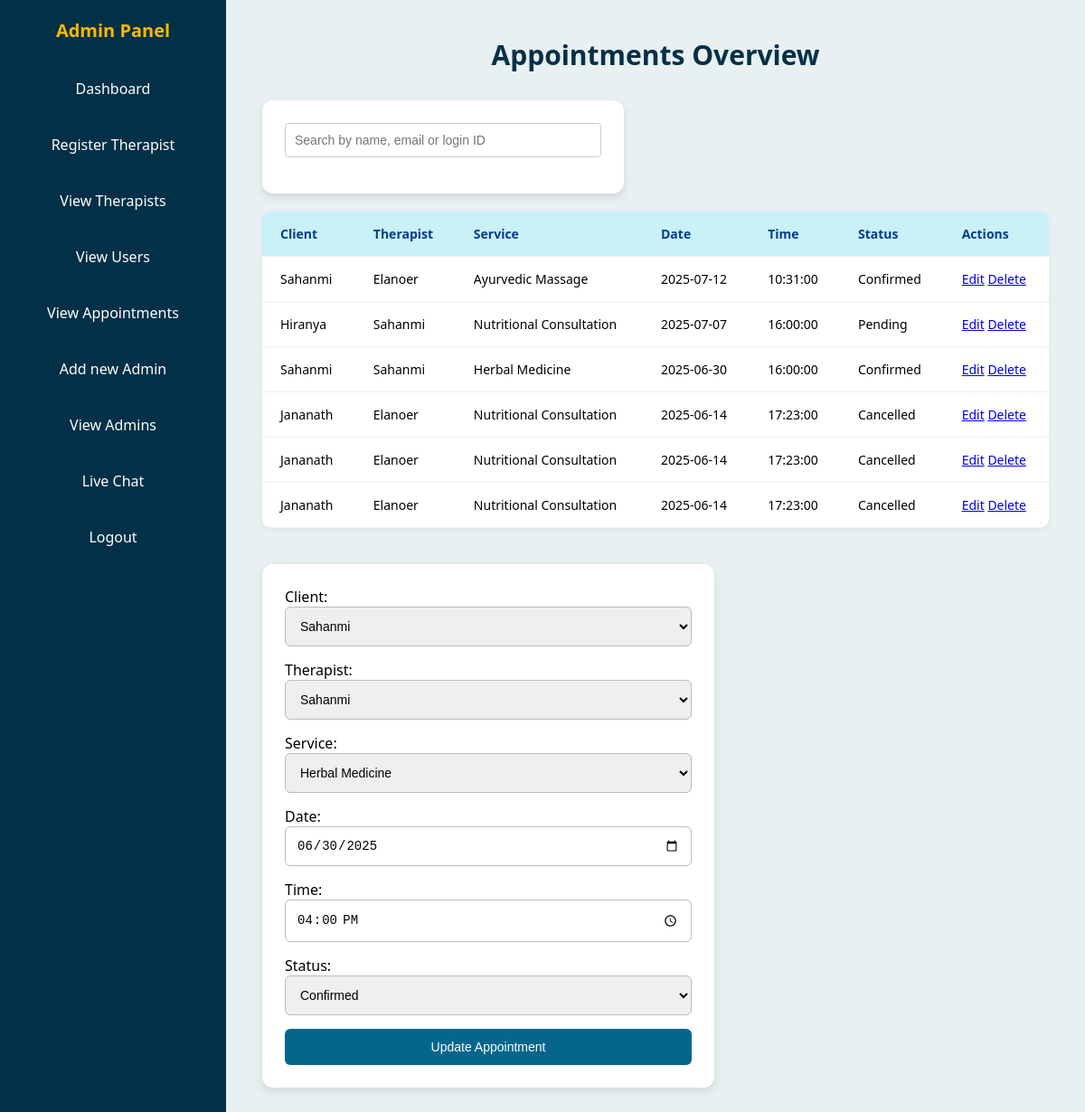
Screenshot of /greenlifewellness/admin/view_appointments.php?action=edit&id=19 with the database file from the repository.
### tables this page shows
CREATE TABLE `appointments` (
  `id` int(11) NOT NULL,
  `client_id` varchar(10) DEFAULT NULL,
  `therapist_id` varchar(10) DEFAULT NULL,
  `service_name` varchar(100) DEFAULT NULL,
  `appointment_date` date DEFAULT NULL,
  `appointment_time` time DEFAULT NULL,
  `status` varchar(20) DEFAULT 'Pending',
  `notes` text DEFAULT NULL,
  `created_at` timestamp NOT NULL DEFAULT current_timestamp()
);

CREATE TABLE `clients` (
  `id` int(11) NOT NULL,
  `login_id` varchar(20) NOT NULL,
  `full_name` varchar(100) NOT NULL,
  `email` varchar(100) NOT NULL,
  `password` varchar(255) NOT NULL,
  `phone` varchar(20) NOT NULL,
  `profile_pic` varchar(255) DEFAULT 'default.png',
  `created_at` timestamp NOT NULL DEFAULT current_timestamp(),
  `profile_picture` varchar(255) DEFAULT NULL
);

CREATE TABLE `therapists` (
  `id` int(11) NOT NULL,
  `login_id` varchar(10) DEFAULT NULL,
  `full_name` varchar(100) DEFAULT NULL,
  `email` varchar(100) DEFAULT NULL,
  `phone` varchar(20) DEFAULT NULL,
  `nic` varchar(20) DEFAULT NULL,
  `address` text DEFAULT NULL,
  `profile_picture` varchar(255) DEFAULT NULL,
  `password` varchar(255) DEFAULT NULL,
  `created_at` timestamp NOT NULL DEFAULT current_timestamp()
);

CREATE TABLE `services` (
  `id` int(11) NOT NULL,
  `service_name` varchar(255) NOT NULL,
  `description` text DEFAULT NULL,
  `duration` varchar(50) DEFAULT NULL,
  `price` decimal(10,2) DEFAULT NULL
);

### greenlifewellness/admin/view_appointments.php (the view, shortened to what this page needs)
<?php
include '../db.php';
$search = isset($_GET['search']) ? trim($_GET['search']) : '';
$query = "SELECT a.*, c.full_name AS client_name, t.full_name AS therapist_name, s.service_name
          FROM appointments a
          LEFT JOIN clients c ON a.client_id = c.login_id
          LEFT JOIN therapists t ON a.therapist_id = t.login_id
          JOIN services s ON a.service_name = s.service_name";
$query .= " ORDER BY a.appointment_date DESC";
$result = $conn->query($query);
$clients = $conn->query("SELECT login_id, full_name FROM clients");
$therapists = $conn->query("SELECT login_id, full_name FROM therapists");
$services = $conn->query("SELECT service_name FROM services");
$editData = null;
if (isset($_GET['action']) && $_GET['action'] === 'edit' && isset($_GET['id'])) {
    $stmt = $conn->prepare("SELECT * FROM appointments WHERE id = ?");
    $stmt->bind_param("i", $_GET['id']);
    $stmt->execute();
    $editData = $stmt->get_result()->fetch_assoc();
}
?>
<!DOCTYPE html>
<html lang="en">
<head>
    <link rel="stylesheet" href="admin_dashboard.css">
</head>
<body>
<div class="sidebar">
    <h2>Admin Panel</h2>
    <a href="admin_dashboard.php">Dashboard</a>
    <a href="add_therapist.php">Register Therapist</a>
    <a href="view_therapist.php">View Therapists</a>
    <a href="view_clients.php">View Users</a>
    <a href="view_appointments.php" class="active">View Appointments</a>
    <a href="add_new_admin.php">Add new Admin</a>
    <a href="view_admins.php">View Admins</a>
     <a href="https://dashboard.tawk.to/#/chat">Live Chat</a>
    <a href="../index.php">Logout</a>
</div>
<div class="main-content">
    <div class="header">Appointments Overview</div>
    <form method="GET" style="margin-bottom: 20px; max-width: 400px;">
        <input type="text" name="search" placeholder="Search by name, email or login ID"
               value="<?= htmlspecialchars($search) ?>"
               style="width: 100%; padding: 10px; border-radius: 4px; border: 1px solid #ccc;">
    </form>
    <div class="table-container">
        <table id="appointmentsTable">
            <thead>
                <tr>
                    <th>Client</th>
                    <th>Therapist</th>
                    <th>Service</th>
                    <th>Date</th>
                    <th>Time</th>
                    <th>Status</th>
                    <th>Actions</th>
                </tr>
            </thead>
            <tbody>
            <?php while ($row = $result->fetch_assoc()): ?>
                <tr>
                    <td><?= htmlspecialchars($row['client_name'] ?? '-') ?></td>
                    <td><?= htmlspecialchars($row['therapist_name'] ?? '-') ?></td>
                    <td><?= htmlspecialchars($row['service_name']) ?></td>
                    <td><?= htmlspecialchars($row['appointment_date']) ?></td>
                    <td><?= htmlspecialchars($row['appointment_time']) ?></td>
                    <td><span class="status <?= strtolower($row['status']) ?>"><?= htmlspecialchars($row['status']) ?></span></td>
                    <td>
                        <a href="?action=edit&id=<?= $row['id'] ?>" class="action-btn">Edit</a>
                        <a href="?action=delete&id=<?= $row['id'] ?>" onclick="return confirm('Delete this appointment?')" class="action-btn danger">Delete</a>
                    </td>
                </tr>
            <?php endwhile; ?>
            </tbody>
        </table>
    </div>
    <?php
    $clients->data_seek(0);
    $therapists->data_seek(0);
    $services->data_seek(0);
    ?>
<div class="form-wrapper" style="margin-top: 40px;">
        <div class="form-section">
            <form method="post">
                <label>Client:</label>
                <select name="client_id" required>
                    <?php while ($row = $clients->fetch_assoc()): ?>
                        <option value="<?= $row['login_id'] ?>" <?= (isset($editData) && $editData['client_id'] == $row['login_id']) ? 'selected' : '' ?>>
                            <?= $row['full_name'] ?>
                        </option>
                    <?php endwhile; ?>
                </select>
                <label>Therapist:</label>
                <select name="therapist_id" required>
                    <?php while ($row = $therapists->fetch_assoc()): ?>
                        <option value="<?= $row['login_id'] ?>" <?= (isset($editData) && $editData['therapist_id'] == $row['login_id']) ? 'selected' : '' ?>>
                            <?= $row['full_name'] ?>
                        </option>
                    <?php endwhile; ?>
                </select>
                <label>Service:</label>
                <select name="service_name" required>
                    <?php while ($row = $services->fetch_assoc()): ?>
                        <option value="<?= $row['service_name'] ?>" <?= (isset($editData) && $editData['service_name'] == $row['service_name']) ? 'selected' : '' ?>>
                            <?= $row['service_name'] ?>
                        </option>
                    <?php endwhile; ?>
                </select>
                <label>Date:</label>
                <input type="date" name="appointment_date" value="<?= $editData['appointment_date'] ?? '' ?>" required>
                <label>Time:</label>
                <input type="time" name="appointment_time" value="<?= $editData['appointment_time'] ?? '' ?>" required>
                <label>Status:</label>
                <select name="status" required>
                    <option value="Confirmed" <?= (isset($editData) && $editData['status'] == 'Confirmed') ? 'selected' : '' ?>>Confirmed</option>
                </select>
                <button type="submit"><?= isset($editData) ? 'Update Appointment' : 'Add Appointment' ?></button>
            </form>
        </div>
    </div>
</div>
</body>
</html>

### greenlifewellness/admin/admin_dashboard.css (style rules this page uses)
* { box-sizing: border-box; margin: 0; padding: 0; }
body { font-family: 'Segoe UI', Tahoma, Geneva, Verdana, sans-serif; background-color: #e8f0f2; display: flex; min-height: 100vh; }
.sidebar { width: 250px; background-color: #023047; color: white; display: flex; flex-direction: column; padding: 20px; position: fixed; height: 100%; align-items: center; }
.sidebar h2 { margin-bottom: 20px; text-align: center; color: #ffb703; font-size: 20px; }
.sidebar a { color: white; text-decoration: none; margin: 10px 0; padding: 10px 14px; border-radius: 8px; transition: background-color 0.3s ease; width: 100%; text-align: center; }
.main-content { margin-left: 250px; padding: 40px; flex-grow: 1; width: calc(100% - 250px); }
.header { font-size: 30px; margin-bottom: 30px; color: #023047; font-weight: 600; text-align: center; }
h2 { text-align: center; color: #05668d; margin-bottom: 20px; }
form { background-color: #ffffff; padding: 25px; border-radius: 12px; box-shadow: 0 4px 10px rgba(0,0,0,0.1); max-width: 500px; margin-bottom: 30px; }
input[type="text"], input[type="email"], input[type="password"], input[type="date"], input[type="time"], select { width: 100%; padding: 12px; margin-bottom: 15px; border: 1px solid #bbb; border-radius: 6px; font-size: 14px; }
input[type="submit"], button { background-color: #05668d; color: white; padding: 12px 20px; border: none; border-radius: 6px; font-size: 14px; transition: background-color 0.3s ease; cursor: pointer; width: 100%; }
table { width: 100%; margin-top: 20px; border-collapse: collapse; background-color: #ffffff; box-shadow: 0 2px 6px rgba(0,0,0,0.05); border-radius: 10px; overflow: hidden; }
th, td { padding: 15px 20px; text-align: left; border-bottom: 1px solid #f1f1f1; font-size: 14px; }
th { background-color: #caf0f8; color: #023e8a; font-weight: bold; }

### rows the page displays
appointments: clients.full_name "Sahanmi", therapists.full_name "Elanoer", services.service_name "Ayurvedic Massage", appointment_date "2025-07-12", appointment_time "10:31:00", status "Confirmed"
appointments: clients.full_name "Hiranya", therapists.full_name "Sahanmi", services.service_name "Nutritional Consultation", appointment_date "2025-07-07", appointment_time "16:00:00", status "Pending"
appointments: clients.full_name "Sahanmi", therapists.full_name "Sahanmi", services.service_name "Herbal Medicine", appointment_date "2025-06-30", appointment_time "16:00:00", status "Confirmed", client_id "Sahanmi", therapist_id "Sahanmi", service_name "Herbal Medicine", appointment_date "06/30/2025"
appointments: clients.full_name "Jananath", therapists.full_name "Elanoer", services.service_name "Nutritional Consultation", appointment_date "2025-06-14", appointment_time "17:23:00", status "Cancelled"
appointments: clients.full_name "Jananath", therapists.full_name "Elanoer", services.service_name "Nutritional Consultation", appointment_date "2025-06-14", appointment_time "17:23:00", status "Cancelled"
appointments: clients.full_name "Jananath", therapists.full_name "Elanoer", services.service_name "Nutritional Consultation", appointment_date "2025-06-14", appointment_time "17:23:00", status "Cancelled"
